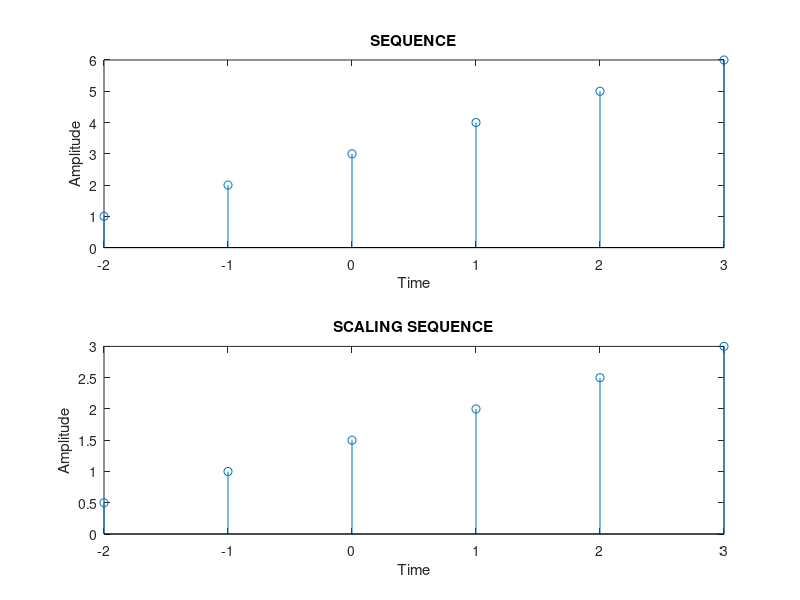

MATLAB code to generate this figure:
x=-2:1:3;
y=1:6;
a=2;
scaling_n=y/a;
subplot(211),stem(x,y);
xlabel('Time');
ylabel('Amplitude');
title('SEQUENCE');

subplot(212),stem(x,scaling_n);
xlabel('Time');
ylabel('Amplitude');
title('SCALING SEQUENCE');